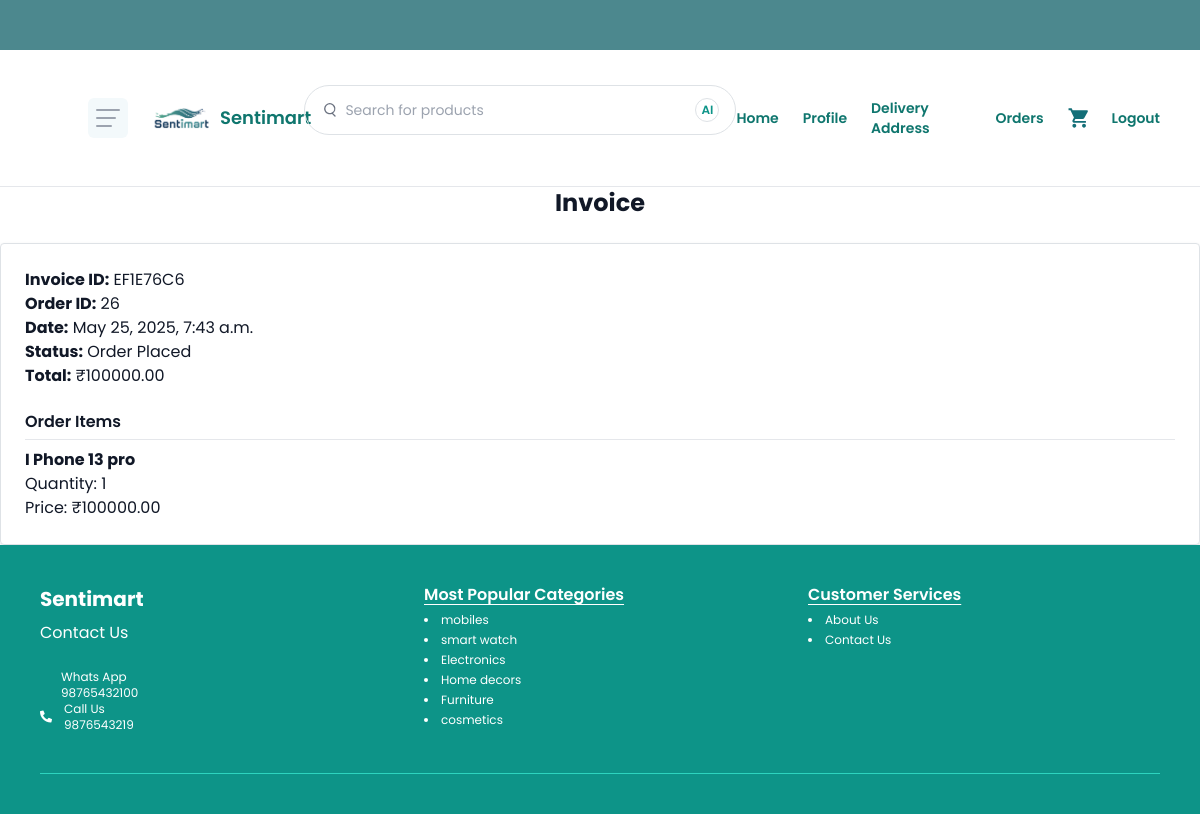
Before: /buyer/buyer/invoice/26/ (signed in) with the older database file.
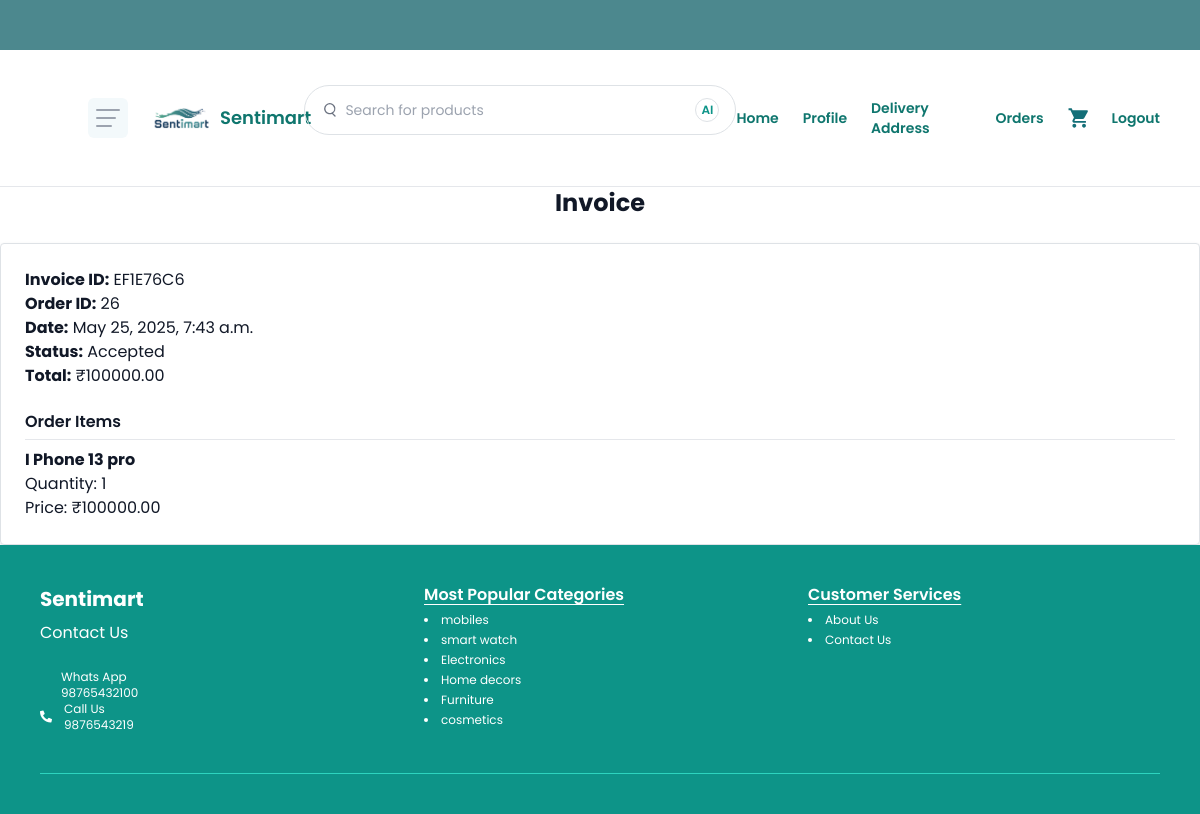
After: the same page with the newer database file.
### products/models.py (models this page shows, shortened)
class Order(models.Model):
    STATUS_CHOICES = [
        ('placed', 'Order Placed'),
        ('pending', 'Pending Delivery'),
        ('transit', 'In Transit'),
        ('delivered', 'Delivered'),
        ('cancelled', 'Cancelled'),
        ('rejected', 'Rejected'),
    ]
    user = models.ForeignKey(settings.AUTH_USER_MODEL, on_delete=models.CASCADE)
    delivery_address = models.TextField()
    total_price = models.DecimalField(max_digits=10, decimal_places=2)
    created_at = models.DateTimeField(auto_now_add=True)
    status = models.CharField(max_length=20, choices=STATUS_CHOICES, default='placed')
    is_assigned = models.BooleanField(default=False)
    assigned_to = models.ForeignKey(DeliveryAgent, null=True, blank=True, on_delete=models.SET_NULL)
    issue_reason = models.TextField(blank=True, null=True)

### buyer/views.py (the view)
# urls.py: path('buyer/invoice/<int:order_id>/', views.view_invoice, name='view_invoice')
def view_invoice(request, order_id):
    order = get_object_or_404(Order, pk=order_id, user=request.user)
    invoice = get_object_or_404(Invoice, order=order)
    return render(request, 'buyer/invoice_template.html', {
        'order': order,
        'invoice': invoice,
    })

### buyer/templates/buyer/invoice_template.html
{% extends './buyer_base.html' %}
{% block content %}
<h2 class="text-2xl font-bold text-center mb-4">Invoice</h2>
<div class="p-6 border rounded shadow">
    <p><strong>Invoice ID:</strong> {{ invoice.invoice_id }}</p>
    <p><strong>Order ID:</strong> {{ order.id }}</p>
    <p><strong>Date:</strong> {{ invoice.created_at }}</p>
    <p><strong>Status:</strong> {{ order.get_status_display }}</p>
    <p><strong>Total:</strong> ₹{{ order.total_price }}</p>
    <h3 class="mt-4 font-semibold">Order Items</h3>
    <ul class="mt-2">
        {% for item in order.items.all %}
            <li class="border-t pt-2 mt-2">
                <strong>{{ item.product.name }}</strong><br>
                Quantity: {{ item.quantity }}<br>
                Price: ₹{{ item.price }}
            </li>
        {% endfor %}
    </ul>
</div>
{% endblock %}

Changed rows visible on the page:
changed Order id 26: status "Order Placed" → "Accepted"
